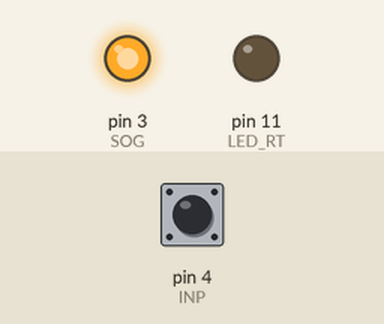
Simulated run of this sketch. Board: Arduino Uno, built with avr-gcc and run on an emulated ATmega328P. Parts: output pins drawn as LEDs (lit = HIGH). Inputs (shaded band) come from the test bench; at power-on: pin 4 (INP) HIGH.

Above: at 0.17 s.
At 18.1 s:
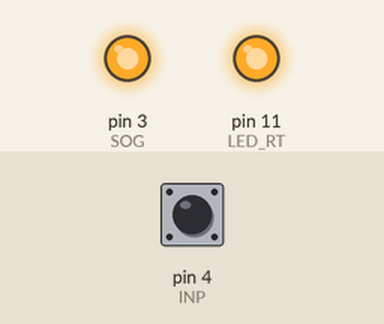
At 36.1 s:
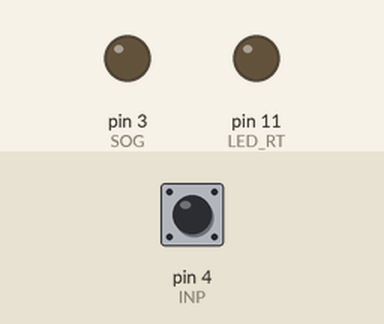
Timing chart, 0 to 37.6 s (numbered marks = the images above):
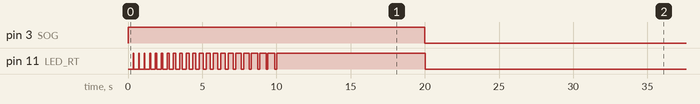

Measured:
- by itself, pin 3 (SOG): LOW → HIGH at 0.00 s, → LOW 20.0 s later

The sketch:

SOGPrerun04.ino
```cpp
/* SOG Prerun
 *
 * Lüfter für eine Weile laufen lassen nach Aktivierung. Dazu mit LED die Zeit darstellen
 *
 * 01 - Farb LED
 * 02 - Pulslänge einer LED
 * 03 - Pulslänge, auf INT umstellen
 * 04 - Messung Motorspannung
 *
 */

//#define ATTINY

#ifdef ATTINY
 #define LED_RT 4 // PB4 Pin3
 #define SOG 1    // PB1  Pin6
 #define INP 2    // A1 Pin7 PB2
#else
 #define LED_RT 11
 #define SOG 3
 #define INP 4
#endif

// jetzt nicht mehr zu Farben zugeordnet
#define TIME_RTGN 10000
#define TIME_GN   10000
#define TIME_BL   60000

static unsigned long next_LED=0;
static unsigned long next_state=0;
unsigned long now_;
bool          last_LED_on=false;
unsigned long led_on=100;
unsigned long led_off=500;

void setup()
{
  #ifndef ATTINY
  //Serial.begin(115200);
  #endif

  pinMode(LED_RT, OUTPUT);
  pinMode(SOG, OUTPUT);
  pinMode(INP, INPUT_PULLUP);

  digitalWrite(SOG,0);
  digitalWrite(LED_RT,0);

  now_=millis();
  next_state = TIME_RTGN + now_;
}

void loop()
{
  static int state=0;
  bool eing;

  now_ = millis();
  eing = !digitalRead(INP); // wegen Taster mit PullUp, sonst nicht invertiert. Analoge Messung nicht wichtig, soweit

 // Serial.print(eing);
 // Serial.println();

  switch(state)
  {
    case 0:
      if (eing)   // kein Einschalten
      {
        led_on  = 1;
        led_off = 4000;
        state = 4;
      }
      else
      {
        //SOG Messung fertig
        digitalWrite(SOG,1);
        state = 1;
      }
      break;

    case 1:
      if (now_ > next_state)  // lang genug her
      {
        led_on  = 2000;
        led_off = 1;
        state = 2;
        next_state = TIME_GN + now_;
      }
      else
      {
        unsigned long delta;
        unsigned long factor;

        delta = (next_state - now_);
        factor = delta * 1000 / TIME_RTGN;
        led_on  = (1000-factor) * 500 / 1000;
        led_off = (factor/2)    * 500 / 1000 + 100;
      }
      break;

    case 2:
      if (now_ > next_state)  // lang genug her
      {
        led_on  = 100;
        led_off = 1900;
        state = 3;
        next_state = TIME_BL + now_;
        digitalWrite(SOG,0);
      }
      break;

    case 3:
      if (now_ > next_state or !eing)  // lang genug her oder SOG schon aus
      {
        led_on  = 1;
        led_off = 4000;
        state = 4;
      }
      break;

    case 4:   // ab hier nichts mehr machen außer dem LED Blinken unten
    default:
      break;
  }

  // LED Pulsen
  if (next_LED < millis())
  {
    if (last_LED_on)
    {
      digitalWrite(LED_RT, LOW);   // turn the LED on (HIGH is the voltage level)
      next_LED = millis() +  led_off;
    }
    else
    {
      digitalWrite(LED_RT, HIGH);    // turn the LED off by making the voltage LOW
      next_LED = millis() + led_on;
    }
    last_LED_on = !last_LED_on;
  }
} // Ende loop()
```
